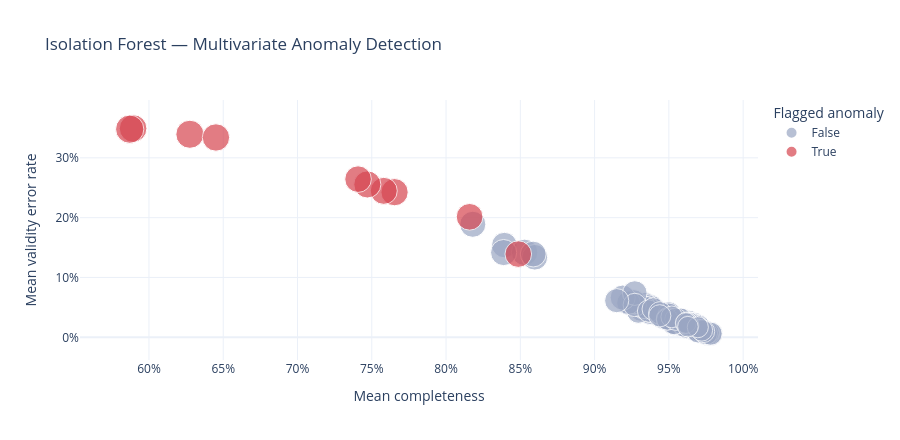

The code cell stored with this chart in its notebook:
### Code cell
fig = px.scatter(risk_scores, x="mean_completeness", y="mean_validity_error",
                  color="iso_anomaly", size="iso_score", hover_data=["district_name", "region", "risk_tier"],
                  color_discrete_map={True: "#D64550", False: "#9AA6C3"},
                  template=PLOT_TEMPLATE, title="Isolation Forest — Multivariate Anomaly Detection",
                  labels={"mean_completeness": "Mean completeness", "mean_validity_error": "Mean validity error rate",
                          "iso_anomaly": "Flagged anomaly"})
fig.update_xaxes(tickformat=".0%")
fig.update_yaxes(tickformat=".0%")
fig.update_layout(height=440)
fig.show()

### Figure 1 — Plotly figure (JSON) as saved in the notebook; plotly's stock layout.template omitted (floating-point values rounded to 4 significant figures; data arrays with more than 128 entries replaced by an {"elided": "..."} marker saying what was removed)
{"data": [{"customdata": {"elided": "110x3 str values"}, "hovertemplate": "Flagged anomaly=False<br>Mean completeness=%{x}<br>Mean validity error rate=%{y}<br>iso_score=%{marker.size}<br>district_name=%{customdata[0]}<br>region=%{customdata[1]}<br>risk_tier=%{customdata[2]}<extra></extra>", "legendgroup": "False", "marker": {"color": "#9AA6C3", "size": [0.4973, 0.4558, 0.4384, 0.4015, 0.3838, 0.4137, 0.4041, 0.3946, 0.3924, 0.4544, 0.3764, 0.4691, 0.454, 0.4808, 0.4539, 0.4455, 0.4421, 0.4417, 0.513, 0.469, 0.4628, 0.4573, 0.4522, 0.4695, 0.4833, 0.4656, 0.3775, 0.4092, 0.4067, 0.4149, 0.4367, 0.4143, 0.5697, 0.6144, 0.4431, 0.4546, 0.3864, 0.3775, 0.5184, 0.4886, 0.3897, 0.3985, 0.4831, 0.4584, 0.484, 0.4098, 0.5526, 0.5323, 0.3949, 0.4357, 0.394, 0.3937, 0.4018, 0.3713, 0.386, 0.3839, 0.3958, 0.4301, 0.3933, 0.3757, 0.5964, 0.4788, 0.5118, 0.4793, 0.4395, 0.3936, 0.3765, 0.3884, 0.3986, 0.4842, 0.4546, 0.4237, 0.44, 0.4379, 0.454, 0.4329, 0.426, 0.3942, 0.374, 0.431, 0.4512, 0.3746, 0.3805, 0.453, 0.3836, 0.3755, 0.3987, 0.4199, 0.4864, 0.3935, 0.3932, 0.4541, 0.4655, 0.4403, 0.391, 0.4079, 0.4379, 0.5795, 0.5843, 0.4141, 0.4342, 0.438, 0.4147, 0.4112, 0.3684, 0.3702, 0.3811, 0.6003, 0.3921, 0.3747], "sizemode": "area", "sizeref": 0.001754, "symbol": "circle"}, "mode": "markers", "name": "False", "orientation": "v", "showlegend": true, "type": "scatter", "x": [0.9228, 0.9374, 0.9518, 0.9588, 0.9635, 0.9599, 0.9614, 0.9662, 0.9673, 0.9647, 0.964, 0.9597, 0.9331, 0.9338, 0.9757, 0.9724, 0.9389, 0.9312, 0.9646, 0.9653, 0.9374, 0.9501, 0.9354, 0.936, 0.9384, 0.9294, 0.963, 0.9668, 0.9702, 0.9693, 0.9583, 0.9485, 0.8392, 0.8529, 0.9324, 0.9335, 0.9674, 0.9635, 0.9262, 0.9229, 0.9619, 0.9659, 0.9763, 0.9751, 0.9481, 0.951, 0.9189, 0.9271, 0.9554, 0.9595, 0.9627, 0.9529, 0.964, 0.9597, 0.954, 0.9606, 0.9503, 0.9457, 0.9582, 0.9643, 0.818, 0.9271, 0.9149, 0.9694, 0.9732, 0.9639, 0.9649, 0.9699, 0.9702, 0.9783, 0.9765, 0.958, 0.9529, 0.9363, 0.9396, 0.9765, 0.9738, 0.9685, 0.9627, 0.95, 0.944, 0.9633, 0.9601, 0.9586, 0.9659, 0.9658, 0.9684, 0.9715, 0.9697, 0.9535, 0.9636, 0.9751, 0.9781, 0.9491, 0.9581, 0.9489, 0.9548, 0.8598, 0.8587, 0.952, 0.9438, 0.9733, 0.9721, 0.9622, 0.9628, 0.9634, 0.9614, 0.8388, 0.9695, 0.9628], "xaxis": "x", "y": [0.05669, 0.05262, 0.02977, 0.02996, 0.02795, 0.02476, 0.01604, 0.01822, 0.01316, 0.01564, 0.01719, 0.01897, 0.05296, 0.05557, 0.005399, 0.007534, 0.05043, 0.04547, 0.02178, 0.02265, 0.04061, 0.04042, 0.0524, 0.04856, 0.04395, 0.04266, 0.017, 0.01331, 0.01072, 0.01095, 0.03054, 0.0299, 0.1542, 0.142, 0.05011, 0.05026, 0.02401, 0.01981, 0.05943, 0.05784, 0.0154, 0.01605, 0.00678, 0.00863, 0.03241, 0.03147, 0.06637, 0.07393, 0.02319, 0.02611, 0.023, 0.02121, 0.02033, 0.02334, 0.02092, 0.02188, 0.03251, 0.03299, 0.02456, 0.02471, 0.1889, 0.05409, 0.06127, 0.01192, 0.01066, 0.01887, 0.01896, 0.01651, 0.01983, 0.005765, 0.005924, 0.02229, 0.02346, 0.04389, 0.04725, 0.007785, 0.007551, 0.02124, 0.01889, 0.03873, 0.04072, 0.01739, 0.01774, 0.02495, 0.02293, 0.0201, 0.01967, 0.009358, 0.01016, 0.02205, 0.02471, 0.00667, 0.006052, 0.03104, 0.03106, 0.02978, 0.03022, 0.1338, 0.1391, 0.03413, 0.03597, 0.009841, 0.01182, 0.02421, 0.02368, 0.01966, 0.02392, 0.1417, 0.0169, 0.01774], "yaxis": "y"}, {"customdata": [["Foxglen CSD", "NYC Metro", "Needs Intervention"], ["Foxglen CSD", "NYC Metro", "Needs Intervention"], ["Goldenside CSD", "Western NY", "Needs Substantial Intervention"], ["Goldenside CSD", "Western NY", "Needs Substantial Intervention"], ["Westmont UFSD", "Central NY", "Needs Intervention"], ["Silverglen UFSD", "Central NY", "Needs Substantial Intervention"], ["Silverglen UFSD", "Central NY", "Needs Substantial Intervention"], ["Hillton CSD", "North Country", "Needs Substantial Intervention"], ["Hillton CSD", "North Country", "Needs Substantial Intervention"], ["Silverview UFSD", "North Country", "Needs Intervention"]], "hovertemplate": "Flagged anomaly=True<br>Mean completeness=%{x}<br>Mean validity error rate=%{y}<br>iso_score=%{marker.size}<br>district_name=%{customdata[0]}<br>region=%{customdata[1]}<br>risk_tier=%{customdata[2]}<extra></extra>", "legendgroup": "True", "marker": {"color": "#D64550", "size": [0.6518, 0.6408, 0.6919, 0.6572, 0.6256, 0.6703, 0.7014, 0.6447, 0.6215, 0.6218], "sizemode": "area", "sizeref": 0.001754, "symbol": "circle"}, "mode": "markers", "name": "True", "orientation": "v", "showlegend": true, "type": "scatter", "x": [0.7653, 0.7581, 0.6276, 0.6451, 0.8159, 0.5893, 0.587, 0.747, 0.7408, 0.8486], "xaxis": "x", "y": [0.2426, 0.2448, 0.3394, 0.334, 0.2014, 0.3491, 0.3479, 0.2555, 0.2644, 0.1391], "yaxis": "y"}], "layout": {"height": 440, "legend": {"itemsizing": "constant", "title": {"text": "Flagged anomaly"}, "tracegroupgap": 0}, "title": {"text": "Isolation Forest — Multivariate Anomaly Detection"}, "xaxis": {"anchor": "y", "domain": [0.0, 1.0], "tickformat": ".0%", "title": {"text": "Mean completeness"}}, "yaxis": {"anchor": "x", "domain": [0.0, 1.0], "tickformat": ".0%", "title": {"text": "Mean validity error rate"}}}}
